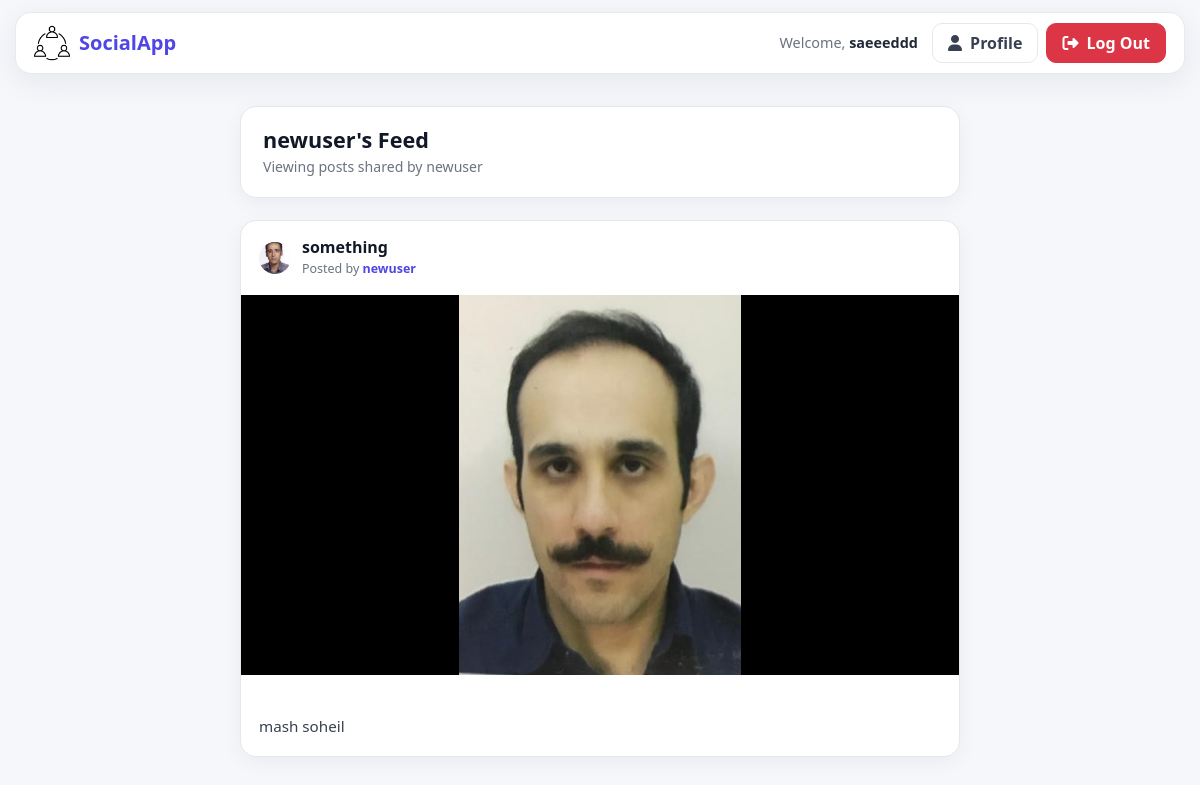
Page /users/user-profile/newuser/ (signed in) on the committed database.
### posts/models.py (models this page shows, shortened)
class Post(models.Model):
    user = models.ForeignKey(settings.AUTH_USER_MODEL,
                            on_delete=models.CASCADE)
    image = models.ImageField(upload_to='image/%y/%m/%d')
    caption = models.TextField(blank=True)
    title = models.CharField(max_length=200)
    slug = models.SlugField(max_length=200,blank=True)
    created = models.DateTimeField(auto_now_add=True)
    liked_by = models.ManyToManyField(settings.AUTH_USER_MODEL,related_name='post_liked',blank=True)
    class Meta:
        ordering = ['-created']  # Set default ordering for all queries (newest first)

### users/models.py (models this page shows, shortened)
class Profile(models.Model):
    user = models.OneToOneField(settings.AUTH_USER_MODEL,on_delete=models.CASCADE)
    photo = models.ImageField(upload_to='users/%Y/%m/%d', blank=True)

### users/views.py (the view)
# urls.py: path('user-profile/<str:username>/', views.user_profile , name = 'user_profile'),
@login_required
def user_profile(request, username):
    profile_user = get_object_or_404(User, username=username)
    user_posts = profile_user.post_set.all().order_by('-created')  # Assuming Related name on Post model or default set
    context = {
        'profile_user': profile_user,
        'posts': user_posts,
    }
    return render(request, 'users/profile.html', context)

### users/templates/users/profile.html (shortened to what this page needs)
{% extends 'base.html' %}
{% block body %}
<div class="feed-container">
<div class="feed-header">
    <div>
        <h2 class="feed-title">
            {{ profile_user.username }}'s Feed
        </h2>
        <p class="feed-subtitle">
            {% if request.user == profile_user %}
                Manage your profile and posts
            {% else %}
                Viewing posts shared by {{ profile_user.username }}
            {% endif %}
        </p>
    </div>
</div>
{% for post in posts %}
    <article class="post-card" id="post-{{ post.id }}">
        <div class="post-header">
            <div class="post-user">
                <div class="d-flex align-items-center gap-2">
                    {% if post.user.profile.photo %}
                        <img src="{{ post.user.profile.photo.url }}" alt="{{ post.user.username }}" class="rounded-circle" style="width: 32px; height: 32px; object-fit: cover;">
                    {% else %}
                        <div class="user-avatar">
                            {{ post.user.username|first }}
                        </div>
                    {% endif %}
                </div>
                <div>
                    <h3 class="post-title">
                        {{ post.title }}
                    </h3>
                    <span class="post-author">
                        Posted by
                        <a href="{% url 'user_profile' username=post.user.username %}" class="text-decoration-none">
                            <strong>{{ post.user.username }}</strong>
                        </a>
                    </span>
                </div>
            </div>
        </div>
        {% if post.image %}
            <div class="post-image-container">
                <img src="{{ post.image.url }}"
                     alt="{{ post.title }}"
                     class="post-image">
            </div>
        {% endif %}
        {% if post.caption %}
            <div class="post-caption">
                {{ post.caption }}
            </div>
        {% endif %}
    </article>
{% endfor %}
</div>
{% endblock %}

### users/templates/users/base.html (shortened to what this page needs)
{% load static %}
<!DOCTYPE html>
<html lang="en">
<head>
<link href="https://cdn.jsdelivr.net/npm/bootstrap@5.3.0/dist/css/bootstrap.min.css" rel="stylesheet">
<link rel="stylesheet"
      href="https://cdnjs.cloudflare.com/ajax/libs/font-awesome/6.4.0/css/all.min.css">
</head>
<body>
<header class="custom-navbar">
    <a href="{% url 'feed' %}" class="navbar-brand-logo">
        <img src="{% static 'users/images/group.png' %}"
             alt="SocialApp Logo">
        <span>SocialApp</span>
    </a>
    <div class="nav-user-info">
        {% if request.user.is_authenticated %}
            <span class="user-welcome">
                Welcome,
                <strong>{{ request.user.username }}</strong>
            </span>
            <a href="{% url 'user_profile' request.user.username %}"
               class="btn btn-custom-outline">
                <i class="fa-solid fa-user me-1"></i>
                Profile
            </a>
            <form action="{% url 'logout' %}"
                  method="post"
                  class="d-inline">
                <button type="submit"
                        class="btn btn-custom-danger">
                    <i class="fa-solid fa-right-from-bracket me-1"></i>
                    <span class="d-none d-sm-inline">Log Out</span>
                </button>
            </form>
        {% endif %}
    </div>
</header>
<main class="main-container">
    {% block body %}
    {% endblock %}
</main>
</body>
</html>

### users/templates/users/base.html (style rules this page uses)
:root { --primary: #4f46e5; --primary-dark: #4338ca; --background: #f5f7fb; --card: #ffffff; --text: #1f2937; --muted: #6b7280; --border: #e5e7eb; --danger: #dc3545; }
* { box-sizing: border-box; }
body { margin: 0; background: var(--background); color: var(--text); font-family: "Segoe UI", Tahoma, Geneva, Verdana, sans-serif; }
.custom-navbar { position: sticky; top: 12px; z-index: 1000; display: flex; align-items: center; justify-content: space-between; margin: 12px auto; padding: 10px 18px; width: calc(100% - 30px); max-width: 1200px; background: rgba(255, 255, 255, 0.94); border: 1px solid rgba(229, 231, 235, 0.9); border-radius: 16px; box-shadow: 0 8px 30px rgba(15, 23, 42, 0.07); backdrop-filter: blur(12px); }
.navbar-brand-logo { display: flex; align-items: center; gap: 9px; color: var(--primary); text-decoration: none; font-size: 1.25rem; font-weight: 700; transition: 0.2s ease; }
.navbar-brand-logo img { height: 36px; width: 36px; object-fit: contain; }
.nav-user-info { display: flex; align-items: center; gap: 8px; }
.user-welcome { margin-right: 6px; color: var(--muted); font-size: 0.9rem; }
.user-welcome strong { color: var(--text); }
.btn-custom-primary, .btn-custom-outline, .btn-custom-danger { border-radius: 10px; padding: 7px 15px; font-weight: 600; transition: all 0.2s ease; }
.btn-custom-outline { background: white; color: #374151; border: 1px solid var(--border); }
.btn-custom-danger { background: var(--danger); color: white; border: 1px solid var(--danger); }
.main-container { width: 100%; max-width: 1200px; margin: 0 auto; padding: 20px 15px 50px; }

### users/templates/users/profile.html (style rules this page uses)
.feed-container { width: 100%; max-width: 720px; margin: 0 auto; }
.feed-header { display: flex; align-items: center; justify-content: space-between; padding: 20px 22px; margin-bottom: 22px; background: #ffffff; border: 1px solid #e5e7eb; border-radius: 16px; box-shadow: 0 5px 20px rgba(15, 23, 42, 0.05); }
.feed-title { margin: 0; color: #111827; font-size: 1.35rem; font-weight: 700; }
.feed-subtitle { margin: 3px 0 0; color: #6b7280; font-size: 0.88rem; }
.post-card { position: relative; margin-bottom: 22px; overflow: hidden; background: #ffffff; border: 1px solid #e5e7eb; border-radius: 16px; box-shadow: 0 5px 20px rgba(15, 23, 42, 0.05); transition: transform 0.2s ease, box-shadow 0.2s ease; }
.post-header { display: flex; align-items: center; justify-content: space-between; padding: 16px 18px; }
.post-user { display: flex; align-items: center; gap: 11px; }
.post-title { margin: 0; color: #111827; font-size: 1rem; font-weight: 700; line-height: 1.3; }
.post-author { display: block; margin-top: 2px; color: #6b7280; font-size: 0.78rem; }
.post-author strong { color: #4f46e5; }
.post-image-container { width: 100%; max-height: 380px; background-color: #000000; display: flex; align-items: center; justify-content: center; overflow: hidden; }
.post-image { max-width: 100%; max-height: 380px; width: auto; height: auto; object-fit: contain; display: block; }
.post-caption { padding: 15px 18px 18px; color: #374151; font-size: 0.95rem; line-height: 1.6; white-space: pre-line; }

### rows in the picture
Post: user.profile.photo (picture), title "something", user.username "newuser", image (picture), caption "mash soheil"

### other values in the picture
{{ request.user.username }} "saeeeddd"
{{ profile_user.username }} "newuser"
